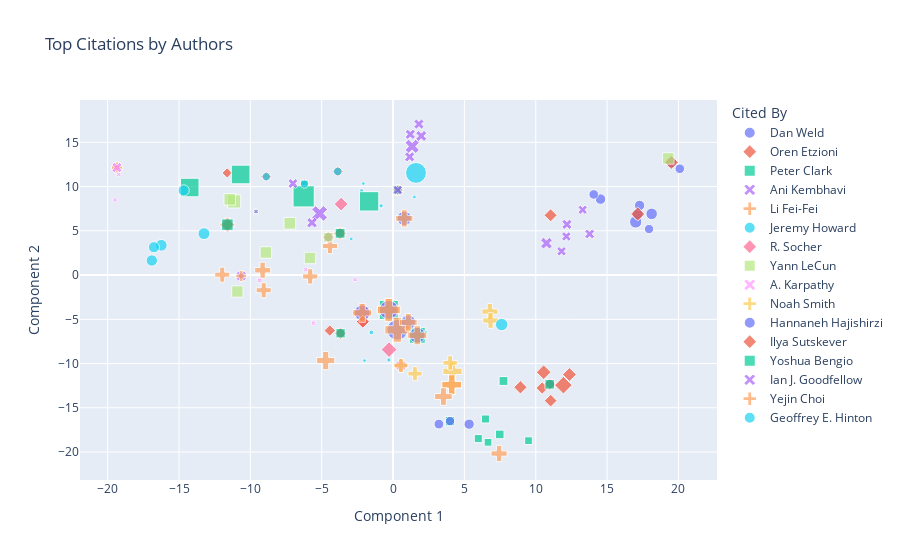

Here is the notebook cell this chart was saved with:
### Code cell
fig=px.scatter(reduced_df, x="Component 1", y="Component 2", color="Cited By", symbol="Cited By", title="Top Citations by Authors",
               hover_data=["Title"], size="Citations", size_max=15)
fig.show("png")
fig.show()

### Figure 1 — Plotly figure (JSON) as saved in the notebook; plotly's stock layout.template omitted (floating-point values rounded to 4 significant figures)
{"data": [{"customdata": [["UCPOP: A Sound, Complete, Partial Order Planner for ADL"], ["Systematic Nonlinear Planning"], ["Planning for Conjunctive Goals"], ["An Approach to Planning with Incomplete Information"], ["Labeled RTDP: Improving the Convergence of Real-Time Dynamic Programming"], ["Fast Planning Through Planning Graph Analysis"], ["Learning to Act Using Real-Time Dynamic Programming"], ["ADL: Exploring the Middle Ground Between STRIPS and the Situation Calculus"], ["Open Information Extraction from the Web"], ["Conditional nonlinear planning"]], "hovertemplate": "Cited By=Dan Weld<br>Component 1=%{x}<br>Component 2=%{y}<br>Citations=%{marker.size}<br>Title=%{customdata[0]}<extra></extra>", "legendgroup": "Dan Weld", "marker": {"color": "#636efa", "size": [33, 29, 26, 26, 24, 23, 20, 20, 20, 19], "sizemode": "area", "sizeref": 0.4356, "symbol": "circle"}, "mode": "markers", "name": "Dan Weld", "orientation": "v", "showlegend": true, "type": "scatter", "x": [17.0, 18.12, 17.15, 19.5, 14.54, 17.28, 14.06, 20.09, 10.98, 17.94], "xaxis": "x", "y": [5.999, 6.914, 6.897, 12.74, 8.585, 7.872, 9.111, 12.02, -12.35, 5.201], "yaxis": "y"}, {"customdata": [["Planning for Conjunctive Goals"], ["An Approach to Planning with Incomplete Information"], ["Open Information Extraction from the Web"], ["Unsupervised named-entity extraction from the Web: An experimental study"], ["Snowball: extracting relations from large plain-text collections"], ["A Probabilistic Model of Redundancy in Information Extraction"], ["Automatic Acquisition of Hyponyms from Large Text Corpora"], ["A softbot-based interface to the Internet"], ["Extracting Patterns and Relations from the World Wide Web"], ["The Tradeoffs Between Open and Traditional Relation Extraction"]], "hovertemplate": "Cited By=Oren Etzioni<br>Component 1=%{x}<br>Component 2=%{y}<br>Citations=%{marker.size}<br>Title=%{customdata[0]}<extra></extra>", "legendgroup": "Oren Etzioni", "marker": {"color": "#EF553B", "size": [26, 26, 20, 40, 28, 25, 23, 22, 21, 20], "sizemode": "area", "sizeref": 0.4356, "symbol": "diamond"}, "mode": "markers", "name": "Oren Etzioni", "orientation": "v", "showlegend": true, "type": "scatter", "x": [17.15, 19.5, 10.98, 11.94, 10.56, 12.36, 8.926, 11.04, 11.04, 10.45], "xaxis": "x", "y": [6.897, 12.74, -12.35, -12.44, -10.98, -11.24, -12.68, 6.753, -14.2, -12.77], "yaxis": "y"}, {"customdata": [["Open Information Extraction from the Web"], ["BERT: Pre-training of Deep Bidirectional Transformers for Language Understanding"], ["Exploring the Limits of Transfer Learning with a Unified Text-to-Text Transformer"], ["SQuAD: 100,000+ Questions for Machine Comprehension of Text"], ["WordNet : an electronic lexical database"], ["Combining Retrieval, Statistics, and Inference to Answer Elementary Science Questions"], ["Think you have Solved Question Answering? Try ARC, the AI2 Reasoning Challenge"], ["Discovery of inference rules for question-answering"], ["Building Concept Representations from Reusable Components"], ["Towards AI-Complete Question Answering: A Set of Prerequisite Toy Tasks"]], "hovertemplate": "Cited By=Peter Clark<br>Component 1=%{x}<br>Component 2=%{y}<br>Citations=%{marker.size}<br>Title=%{customdata[0]}<extra></extra>", "legendgroup": "Peter Clark", "marker": {"color": "#00cc96", "size": [20, 79, 55, 19, 17, 16, 14, 14, 13, 13], "sizemode": "area", "sizeref": 0.4356, "symbol": "square"}, "mode": "markers", "name": "Peter Clark", "orientation": "v", "showlegend": true, "type": "scatter", "x": [10.98, -0.2993, 1.698, 3.991, 7.74, 7.477, 5.973, 6.475, 9.494, 6.657], "xaxis": "x", "y": [-12.35, -3.939, -6.81, -16.51, -11.97, -18.01, -18.48, -16.27, -18.72, -18.9], "yaxis": "y"}, {"customdata": [["AI2-THOR: An Interactive 3D Environment for Visual AI"], ["Deep Residual Learning for Image Recognition"], ["Microsoft COCO: Common Objects in Context"], ["ImageNet: A large-scale hierarchical image database"], ["Habitat: A Platform for Embodied AI Research"], ["On Evaluation of Embodied Navigation Agents"], ["Adam: A Method for Stochastic Optimization"], ["IQA: Visual Question Answering in Interactive Environments"], ["AllenAct: A Framework for Embodied AI Research"], ["DD-PPO: Learning Near-Perfect PointGoal Navigators from 2.5 Billion Frames"]], "hovertemplate": "Cited By=Ani Kembhavi<br>Component 1=%{x}<br>Component 2=%{y}<br>Citations=%{marker.size}<br>Title=%{customdata[0]}<extra></extra>", "legendgroup": "Ani Kembhavi", "marker": {"color": "#ab63fa", "size": [24, 19, 18, 18, 18, 17, 16, 16, 16, 15], "sizemode": "area", "sizeref": 0.4356, "symbol": "x"}, "mode": "markers", "name": "Ani Kembhavi", "orientation": "v", "showlegend": true, "type": "scatter", "x": [10.75, -4.532, -10.64, -19.35, 12.18, 13.78, 0.3284, 11.81, 12.15, 13.29], "xaxis": "x", "y": [3.603, 4.28, -0.1093, 12.15, 5.727, 4.65, 9.61, 2.682, 4.365, 7.377], "yaxis": "y"}, {"customdata": [["Deep Residual Learning for Image Recognition"], ["Microsoft COCO: Common Objects in Context"], ["ImageNet: A large-scale hierarchical image database"], ["Adam: A Method for Stochastic Optimization"], ["ImageNet classification with deep convolutional neural networks"], ["ImageNet Large Scale Visual Recognition Challenge"], ["Very Deep Convolutional Networks for Large-Scale Image Recognition"], ["Visual Genome: Connecting Language and Vision Using Crowdsourced Dense Image Annotations"], ["Object Detection with Discriminatively Trained Part Based Models"], ["Modeling the Shape of the Scene: A Holistic Representation of the Spatial Envelope"]], "hovertemplate": "Cited By=Li Fei-Fei<br>Component 1=%{x}<br>Component 2=%{y}<br>Citations=%{marker.size}<br>Title=%{customdata[0]}<extra></extra>", "legendgroup": "Li Fei-Fei", "marker": {"color": "#FFA15A", "size": [19, 18, 18, 16, 21, 39, 35, 35, 34, 34], "sizemode": "area", "sizeref": 0.4356, "symbol": "cross"}, "mode": "markers", "name": "Li Fei-Fei", "orientation": "v", "showlegend": true, "type": "scatter", "x": [-4.532, -10.64, -19.35, 0.3284, -3.71, -9.137, -4.421, -5.808, -9.064, -11.97], "xaxis": "x", "y": [4.28, -0.1093, 12.15, 9.61, 4.718, 0.5428, 3.277, -0.1519, -1.714, 0.04255], "yaxis": "y"}, {"customdata": [["Deep Residual Learning for Image Recognition"], ["Regularizing and Optimizing LSTM Language Models"], ["Deep Contextualized Word Representations"], ["Cyclical Learning Rates for Training Neural Networks"], ["A disciplined approach to neural network hyper-parameters: Part 1 - learning rate, batch size, momentum, and weight decay"], ["Densely Connected Convolutional Networks"], ["Universal Language Model Fine-tuning for Text Classification"], ["SGDR: Stochastic Gradient Descent with Warm Restarts"], ["Subword Regularization: Improving Neural Network Translation Models with Multiple Subword Candidates"], ["Super-convergence: very fast training of neural networks using large learning rates"]], "hovertemplate": "Cited By=Jeremy Howard<br>Component 1=%{x}<br>Component 2=%{y}<br>Citations=%{marker.size}<br>Title=%{customdata[0]}<extra></extra>", "legendgroup": "Jeremy Howard", "marker": {"color": "#19d3f3", "size": [19, 5, 4, 4, 4, 3, 3, 3, 3, 3], "sizemode": "area", "sizeref": 0.4356, "symbol": "circle"}, "mode": "markers", "name": "Jeremy Howard", "orientation": "v", "showlegend": true, "type": "scatter", "x": [-4.532, -1.519, -0.2911, -2.201, -0.8376, -2.929, 2.299, 1.496, -1.998, -2.083], "xaxis": "x", "y": [4.28, -6.485, -9.597, 9.521, 7.822, 4.083, -6.451, 8.826, -9.662, 10.34], "yaxis": "y"}, {"customdata": [["Deep Residual Learning for Image Recognition"], ["Adam: A Method for Stochastic Optimization"], ["BERT: Pre-training of Deep Bidirectional Transformers for Language Understanding"], ["Attention is All you Need"], ["GloVe: Global Vectors for Word Representation"], ["Long Short-Term Memory"], ["Sequence to Sequence Learning with Neural Networks"], ["Neural Machine Translation by Jointly Learning to Align and Translate"], ["Recursive Deep Models for Semantic Compositionality Over a Sentiment Treebank"], ["Dropout: a simple way to prevent neural networks from overfitting"]], "hovertemplate": "Cited By=R. Socher<br>Component 1=%{x}<br>Component 2=%{y}<br>Citations=%{marker.size}<br>Title=%{customdata[0]}<extra></extra>", "legendgroup": "R. Socher", "marker": {"color": "#FF6692", "size": [19, 16, 79, 54, 30, 29, 22, 19, 32, 25], "sizemode": "area", "sizeref": 0.4356, "symbol": "diamond"}, "mode": "markers", "name": "R. Socher", "orientation": "v", "showlegend": true, "type": "scatter", "x": [-4.532, 0.3284, -0.2993, -2.161, 0.552, -11.61, -2.117, -3.679, -0.2787, -3.639], "xaxis": "x", "y": [4.28, 9.61, -3.939, -4.272, -10.22, 5.696, -5.269, -6.578, -8.426, 8.018], "yaxis": "y"}, {"customdata": [["Deep Residual Learning for Image Recognition"], ["ImageNet classification with deep convolutional neural networks"], ["Gradient-based learning applied to document recognition"], ["Handwritten Digit Recognition with a Back-Propagation Network"], ["Sparse coding with an overcomplete basis set: A strategy employed by V1?"], ["Generalization and network design strategies"], ["A Simple Framework for Contrastive Learning of Visual Representations"], ["Backpropagation Applied to Handwritten Zip Code Recognition"], ["What is the best multi-stage architecture for object recognition?"], ["Histograms of oriented gradients for human detection"]], "hovertemplate": "Cited By=Yann LeCun<br>Component 1=%{x}<br>Component 2=%{y}<br>Citations=%{marker.size}<br>Title=%{customdata[0]}<extra></extra>", "legendgroup": "Yann LeCun", "marker": {"color": "#B6E880", "size": [19, 21, 4, 38, 30, 29, 29, 29, 29, 28], "sizemode": "area", "sizeref": 0.4356, "symbol": "square"}, "mode": "markers", "name": "Yann LeCun", "orientation": "v", "showlegend": true, "type": "scatter", "x": [-4.532, -3.71, -9.602, -11.14, -7.234, 19.29, -5.819, -11.44, -8.911, -10.91], "xaxis": "x", "y": [4.28, 4.718, 7.177, 8.323, 5.856, 13.18, 1.929, 8.556, 2.553, -1.861], "yaxis": "y"}, {"customdata": [["ImageNet: A large-scale hierarchical image database"], ["Long Short-Term Memory"], ["ImageNet classification with deep convolutional neural networks"], ["Rich Feature Hierarchies for Accurate Object Detection and Semantic Segmentation"], ["DeViSE: A Deep Visual-Semantic Embedding Model"], ["Recurrent neural network based language model"], ["Long-term recurrent convolutional networks for visual recognition and description"], ["Every Picture Tells a Story: Generating Sentences from Images"], ["Gradient-based learning applied to document recognition"], ["Matching Words and Pictures"]], "hovertemplate": "Cited By=A. Karpathy<br>Component 1=%{x}<br>Component 2=%{y}<br>Citations=%{marker.size}<br>Title=%{customdata[0]}<extra></extra>", "legendgroup": "A. Karpathy", "marker": {"color": "#FF97FF", "size": [18, 29, 21, 5, 4, 4, 4, 4, 4, 4], "sizemode": "area", "sizeref": 0.4356, "symbol": "x"}, "mode": "markers", "name": "A. Karpathy", "orientation": "v", "showlegend": true, "type": "scatter", "x": [-19.35, -11.61, -3.71, -9.354, -6.118, -5.578, -2.663, -19.48, -9.602, -19.23], "xaxis": "x", "y": [12.15, 5.696, 4.718, -0.6034, 0.6213, -5.438, -0.5289, 8.487, 7.177, 11.37], "yaxis": "y"}, {"customdata": [["Adam: A Method for Stochastic Optimization"], ["BERT: Pre-training of Deep Bidirectional Transformers for Language Understanding"], ["Bleu: a Method for Automatic Evaluation of Machine Translation"], ["Building a Large Annotated Corpus of English: The Penn Treebank"], ["Conditional Random Fields: Probabilistic Models for Segmenting and Labeling Sequence Data"], ["Latent Dirichlet Allocation"], ["CoNLL-X Shared Task on Multilingual Dependency Parsing"], ["Class-Based n-gram Models of Natural Language"], ["GloVe: Global Vectors for Word Representation"], ["Long Short-Term Memory"]], "hovertemplate": "Cited By=Noah Smith<br>Component 1=%{x}<br>Component 2=%{y}<br>Citations=%{marker.size}<br>Title=%{customdata[0]}<extra></extra>", "legendgroup": "Noah Smith", "marker": {"color": "#FECB52", "size": [16, 79, 59, 55, 39, 37, 31, 30, 30, 29], "sizemode": "area", "sizeref": 0.4356, "symbol": "cross"}, "mode": "markers", "name": "Noah Smith", "orientation": "v", "showlegend": true, "type": "scatter", "x": [0.3284, -0.2993, 4.109, 4.165, 6.787, 6.833, 4.0, 1.536, 0.552, -11.61], "xaxis": "x", "y": [9.61, -3.939, -12.39, -10.88, -4.125, -5.135, -9.922, -11.14, -10.22, 5.696], "yaxis": "y"}, {"customdata": [["Adam: A Method for Stochastic Optimization"], ["Language Models are Unsupervised Multitask Learners"], ["BERT: Pre-training of Deep Bidirectional Transformers for Language Understanding"], ["Exploring the Limits of Transfer Learning with a Unified Text-to-Text Transformer"], ["Attention is All you Need"], ["Language Models are Few-Shot Learners"], ["RoBERTa: A Robustly Optimized BERT Pretraining Approach"], ["SQuAD: 100,000+ Questions for Machine Comprehension of Text"], ["Natural Questions: A Benchmark for Question Answering Research"], ["Reading Wikipedia to Answer Open-Domain Questions"]], "hovertemplate": "Cited By=Hannaneh Hajishirzi<br>Component 1=%{x}<br>Component 2=%{y}<br>Citations=%{marker.size}<br>Title=%{customdata[0]}<extra></extra>", "legendgroup": "Hannaneh Hajishirzi", "marker": {"color": "#636efa", "size": [16, 94, 79, 55, 54, 47, 45, 19, 23, 21], "sizemode": "area", "sizeref": 0.4356, "symbol": "circle"}, "mode": "markers", "name": "Hannaneh Hajishirzi", "orientation": "v", "showlegend": true, "type": "scatter", "x": [0.3284, 0.3011, -0.2993, 1.698, -2.161, 1.069, 0.7883, 3.991, 5.333, 3.214], "xaxis": "x", "y": [9.61, -6.186, -3.939, -6.81, -4.272, -5.341, 6.403, -16.51, -16.85, -16.84], "yaxis": "y"}, {"customdata": [["Adam: A Method for Stochastic Optimization"], ["Long Short-Term Memory"], ["Sequence to Sequence Learning with Neural Networks"], ["ImageNet classification with deep convolutional neural networks"], ["Neural Machine Translation by Jointly Learning to Align and Translate"], ["Learning Phrase Representations using RNN Encoder–Decoder for Statistical Machine Translation"], ["Reducing the Dimensionality of Data with Neural Networks"], ["Learning representations by back-propagating errors"], ["A Fast Learning Algorithm for Deep Belief Nets"], ["Generating Sequences With Recurrent Neural Networks"]], "hovertemplate": "Cited By=Ilya Sutskever<br>Component 1=%{x}<br>Component 2=%{y}<br>Citations=%{marker.size}<br>Title=%{customdata[0]}<extra></extra>", "legendgroup": "Ilya Sutskever", "marker": {"color": "#EF553B", "size": [16, 29, 22, 21, 19, 17, 16, 15, 14, 14], "sizemode": "area", "sizeref": 0.4356, "symbol": "diamond"}, "mode": "markers", "name": "Ilya Sutskever", "orientation": "v", "showlegend": true, "type": "scatter", "x": [0.3284, -11.61, -2.117, -3.71, -3.679, -4.431, -3.875, -8.882, -6.212, -11.62], "xaxis": "x", "y": [9.61, 5.696, -5.269, 4.718, -6.578, -6.276, 11.71, 11.13, 10.29, 11.54], "yaxis": "y"}, {"customdata": [["Adam: A Method for Stochastic Optimization"], ["Long Short-Term Memory"], ["ImageNet classification with deep convolutional neural networks"], ["Neural Machine Translation by Jointly Learning to Align and Translate"], ["A Fast Learning Algorithm for Deep Belief Nets"], ["Gradient-based learning applied to document recognition"], ["Learning Deep Architectures for AI"], ["Batch Normalization: Accelerating Deep Network Training by Reducing Internal Covariate Shift"], ["Learning long-term dependencies with gradient descent is difficult"], ["Theano: new features and speed improvements"]], "hovertemplate": "Cited By=Yoshua Bengio<br>Component 1=%{x}<br>Component 2=%{y}<br>Citations=%{marker.size}<br>Title=%{customdata[0]}<extra></extra>", "legendgroup": "Yoshua Bengio", "marker": {"color": "#00cc96", "size": [16, 29, 21, 19, 14, 4, 98, 82, 76, 75], "sizemode": "area", "sizeref": 0.4356, "symbol": "square"}, "mode": "markers", "name": "Yoshua Bengio", "orientation": "v", "showlegend": true, "type": "scatter", "x": [0.3284, -11.61, -3.71, -3.679, -6.212, -9.602, -6.264, -1.679, -10.68, -14.25], "xaxis": "x", "y": [9.61, 5.696, 4.718, -6.578, 10.29, 7.177, 8.894, 8.331, 11.37, 9.894], "yaxis": "y"}, {"customdata": [["Adam: A Method for Stochastic Optimization"], ["Gradient-based learning applied to document recognition"], ["Intriguing properties of neural networks"], ["Explaining and Harnessing Adversarial Examples"], ["Adversarial examples in the physical world"], ["Learning Multiple Layers of Features from Tiny Images"], ["Towards Deep Learning Models Resistant to Adversarial Attacks"], ["Generative Adversarial Nets"], ["Evasion Attacks against Machine Learning at Test Time"], ["Deep Boltzmann Machines"]], "hovertemplate": "Cited By=Ian J. Goodfellow<br>Component 1=%{x}<br>Component 2=%{y}<br>Citations=%{marker.size}<br>Title=%{customdata[0]}<extra></extra>", "legendgroup": "Ian J. Goodfellow", "marker": {"color": "#ab63fa", "size": [16, 4, 42, 35, 21, 19, 18, 18, 18, 17], "sizemode": "area", "sizeref": 0.4356, "symbol": "x"}, "mode": "markers", "name": "Ian J. Goodfellow", "orientation": "v", "showlegend": true, "type": "scatter", "x": [0.3284, -9.602, -5.145, 1.34, 1.975, -5.682, 1.21, 1.164, 1.814, -7.019], "xaxis": "x", "y": [9.61, 7.177, 6.962, 14.55, 15.72, 5.913, 15.9, 13.36, 17.06, 10.34], "yaxis": "y"}, {"customdata": [["Language Models are Unsupervised Multitask Learners"], ["BERT: Pre-training of Deep Bidirectional Transformers for Language Understanding"], ["Bleu: a Method for Automatic Evaluation of Machine Translation"], ["Exploring the Limits of Transfer Learning with a Unified Text-to-Text Transformer"], ["Attention is All you Need"], ["The Curious Case of Neural Text Degeneration"], ["Language Models are Few-Shot Learners"], ["ROUGE: A Package for Automatic Evaluation of Summaries"], ["RoBERTa: A Robustly Optimized BERT Pretraining Approach"], ["ATOMIC: An Atlas of Machine Commonsense for If-Then Reasoning"]], "hovertemplate": "Cited By=Yejin Choi<br>Component 1=%{x}<br>Component 2=%{y}<br>Citations=%{marker.size}<br>Title=%{customdata[0]}<extra></extra>", "legendgroup": "Yejin Choi", "marker": {"color": "#FFA15A", "size": [94, 79, 59, 55, 54, 50, 47, 47, 45, 39], "sizemode": "area", "sizeref": 0.4356, "symbol": "cross"}, "mode": "markers", "name": "Yejin Choi", "orientation": "v", "showlegend": true, "type": "scatter", "x": [0.3011, -0.2993, 4.109, 1.698, -2.161, -4.722, 1.069, 3.529, 0.7883, 7.43], "xaxis": "x", "y": [-6.186, -3.939, -12.39, -6.81, -4.272, -9.663, -5.341, -13.73, 6.403, -20.17], "yaxis": "y"}, {"customdata": [["Reducing the Dimensionality of Data with Neural Networks"], ["Learning representations by back-propagating errors"], ["A Fast Learning Algorithm for Deep Belief Nets"], ["Training Products of Experts by Minimizing Contrastive Divergence"], ["Exponential Family Harmoniums with an Application to Information Retrieval"], ["Maximum likelihood from incomplete data via the EM - algorithm plus discussions on the paper"], ["A Learning Algorithm for Boltzmann Machines"], ["Information processing in dynamical systems: foundations of harmony theory"], ["Neural networks and physical systems with emergent collective computational abilities."], ["Learning and relearning in Boltzmann machines"]], "hovertemplate": "Cited By=Geoffrey E. Hinton<br>Component 1=%{x}<br>Component 2=%{y}<br>Citations=%{marker.size}<br>Title=%{customdata[0]}<extra></extra>", "legendgroup": "Geoffrey E. Hinton", "marker": {"color": "#19d3f3", "size": [16, 15, 14, 95, 34, 31, 30, 28, 27, 27], "sizemode": "area", "sizeref": 0.4356, "symbol": "circle"}, "mode": "markers", "name": "Geoffrey E. Hinton", "orientation": "v", "showlegend": true, "type": "scatter", "x": [-3.875, -8.882, -6.212, 1.607, 7.61, -13.25, -16.24, -16.9, -16.76, -14.67], "xaxis": "x", "y": [11.71, 11.13, 10.29, 11.54, -5.592, 4.682, 3.368, 1.643, 3.149, 9.568], "yaxis": "y"}], "layout": {"legend": {"itemsizing": "constant", "title": {"text": "Cited By"}, "tracegroupgap": 0}, "title": {"text": "Top Citations by Authors"}, "xaxis": {"anchor": "y", "domain": [0, 1], "title": {"text": "Component 1"}}, "yaxis": {"anchor": "x", "domain": [0, 1], "title": {"text": "Component 2"}}}}
